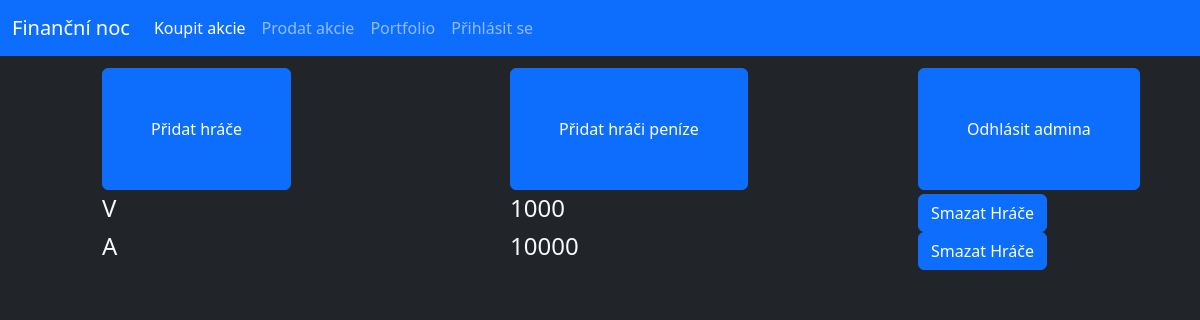
Before: /admin (signed in) with the older database file.
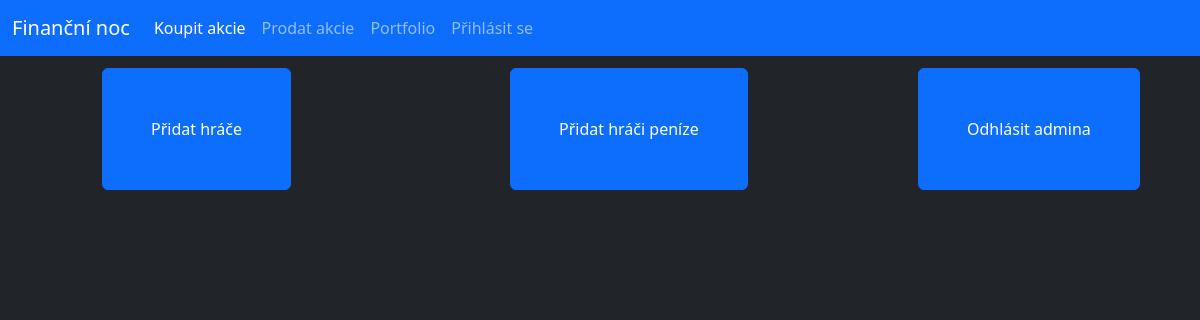
After: the same page with the newer database file.
### database.py (models this page shows, shortened)
class User(db.Model):
    _id = db.Column("id", db.Integer, primary_key=True)
    name = db.Column(db.String(40))
    money = db.Column(db.Integer)
    password = db.Column(db.String(70))

### router.py (the view)
@app.route("/admin")
def admin():
    if "adminLogin" in session:
        users = User.query.all()
        return render_template("admin.html", users=users)
    else:
        return redirect(url_for("adminLogin"))

### Templates/admin.html (shortened to what this page needs)
{% extends "main.html" %}
{% block content %}
    <div class="row px-3 py-1"></div>
    <div class="row py-1">
        <div class="col offset-1">
            <form action="/admin/addUser" method="GET">
                <button class="btn btn-primary py-5 px-5">Přidat hráče</button>
            </form>
        </div>
        <div class="col offset-1">
            <form action="/admin/addMoney" method="GET">
                <button class="btn btn-primary py-5 px-5">Přidat hráči peníze</button>
            </form>
        </div>
        <div class="col offset-1">
            <form action="/admin/logout" method="GET">
                <button class="btn btn-primary py-5 px-5">Odhlásit admina</button>
            </form>
        </div>
    </div>
    {% for usr in users %}
        <form method="POST" action="/del/{{usr._id}}">
            <div class="row">
                <div class="col offset-1 --bs-border-color-translucent"><h4 class="text-light">{{usr.name}}</h4></div>
                <div class="col offset-1 --bs-border-color-translucent"><h4 class="text-light">{{usr.money}}</h4></div>
                <div class="col offset-1">
                    <button type="submit" class="btn btn-primary">Smazat Hráče</button>
                </div>
            </div>
        </form>
    {% endfor %}
{% endblock%}

### Templates/main.html (shortened to what this page needs)
<!doctype html>
<html lang="en">
  <head>
    <link href="https://cdn.jsdelivr.net/npm/bootstrap@5.3.3/dist/css/bootstrap.min.css" rel="stylesheet">
  </head>
  <body class="bg-dark">
    <nav class="navbar navbar-expand-lg bg-primary navbar-dark">
        <div class="container-fluid">
          <a class="navbar-brand" href="/">Finanční noc</a>
          <div class="collapse navbar-collapse" id="navbarNav">
            <ul class="navbar-nav">
                <li class="nav-item">
                    <a class="nav-link active" aria-current="page" href="/buy">Koupit akcie</a>
                </li>
                <li class="nav-item">
                    <a class="nav-link" href="/sell">Prodat akcie</a>
                </li>
                <li class="nav-item">
                    <a class="nav-link" href="/user">Portfolio</a>
                </li>
                {% if logged %}
                <li class="nav-item">
                  <a class="nav-link" href="/logout">Odhlásit se</a>
                {% else %}
                <li class="nav-item">
                  <a class="nav-link" href="/login">Přihlásit se</a>
                {%endif%}
              </li>
            </ul>
          </div>
        </div>
      </nav>
      {% block content %} {% endblock%}
  </body>
</html>

Changed rows visible on the page:
removed User: name "V", money "1000"
removed User: name "A", money "10000"
